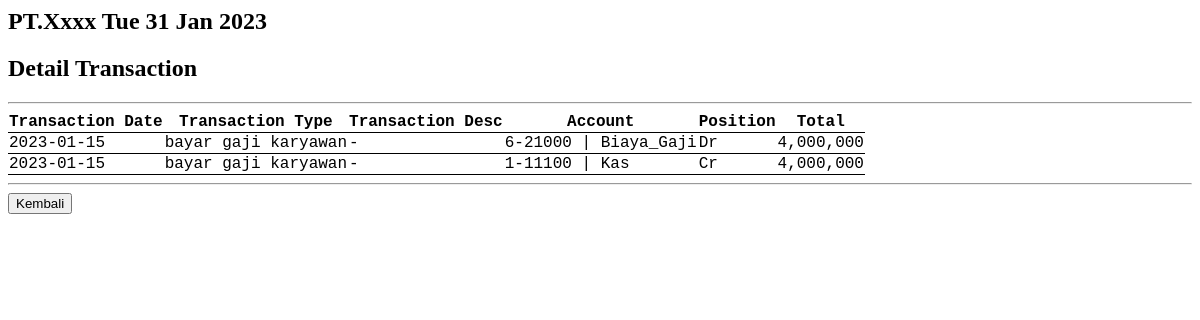
The app's page /transaction/det_transaction/15/ (signed in), older data.
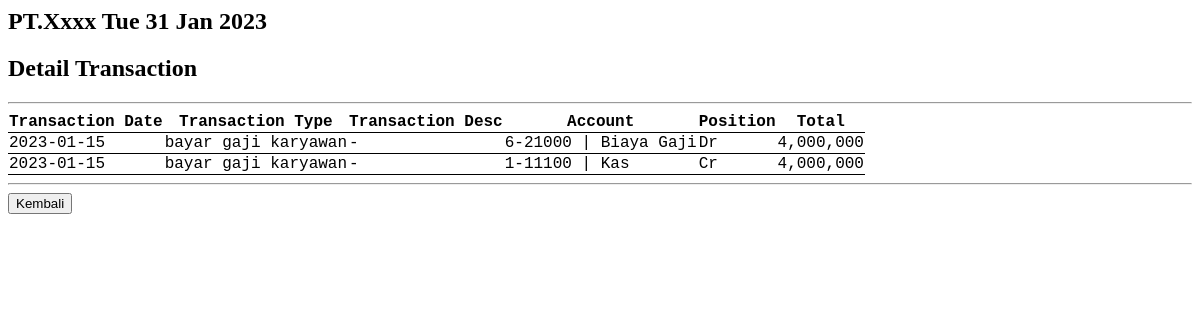
The same page, newer data.
### transaction/models.py (models this page shows, shortened)
class Journal(models.Model):
    account = models.ForeignKey(Account, on_delete=models.CASCADE)
    transaction = models.ForeignKey(Transaction, on_delete=models.CASCADE)
    pos = models.CharField(max_length=6)
    total = models.IntegerField()

class Account(models.Model):
    c1 = models.SmallIntegerField()
    c2 = models.SmallIntegerField()
    c3 = models.SmallIntegerField()
    c4 = models.SmallIntegerField()
    c5 = models.SmallIntegerField()
    c6 = models.SmallIntegerField()
    dp = models.CharField(max_length=3)
    account = models.CharField(max_length=100)
    user = models.CharField(max_length=20)
    class Meta:
        ordering = [
            'c1',
            'c2',
            'c3',
            'c4',
            'c5',
            'c6',
        ]
    def __str__(self):
        text = f"{self.c1}-{self.c2}{self.c3}{self.c4}{self.c5}{self.c6} | {self.account}".title()
        return text

class Transaction(models.Model):
    date = models.DateField()
    type = models.CharField(max_length=50)
    desc = models.CharField(max_length=100)
    user = models.CharField(max_length=20)

### transaction/views.py (the view)
# urls.py: path('det_transaction/<int:pk>/', views.det_transaction, name='det_transaction'),
@login_required(login_url='login')
def det_transaction(request, pk):
    transaction = models.Transaction.objects.get(pk=pk)
    return render(request, "transaction/det_transaction.html", {
        "data":transaction.journal_set.all()
        })

### transaction/templates/transaction/det_transaction.html
{% extends 'transaction/base.html' %}
{% block content %}
{% load static %}
{% load humanize %}
<link rel="stylesheet" href="{% static 'transaction/style.css' %}">
<h2>Detail Transaction</h2>
<hr>
<table>
    <tr>
        <th>Transaction Date</th>
        <th>Transaction Type</th>
        <th>Transaction Desc</th>
        <th>Account</th>
        <th>Position</th>
        <th>Total</th>
    </tr>
    {% for i in data %}
    <tr>
        <td>{{ i.transaction.date|title }}</td>
        <td>{{ i.transaction.type }}</td>
        <td>{{ i.transaction.desc }}</td>
        <td>{{ i.account }}</td>
        <td>{{ i.pos|title }}</td>
        <td>{{ i.total|intcomma }}</td>
    </tr>
    {% endfor %}
</table>
<hr>
<a href="{% url 'transaction' %}"><button>Kembali</button></a>
{% endblock %}

Row changes from the older to the newer data that the page shows:
changed through a linked row, Journal "Dr": account "6-21000 | Biaya_Gaji" → "6-21000 | Biaya Gaji"
